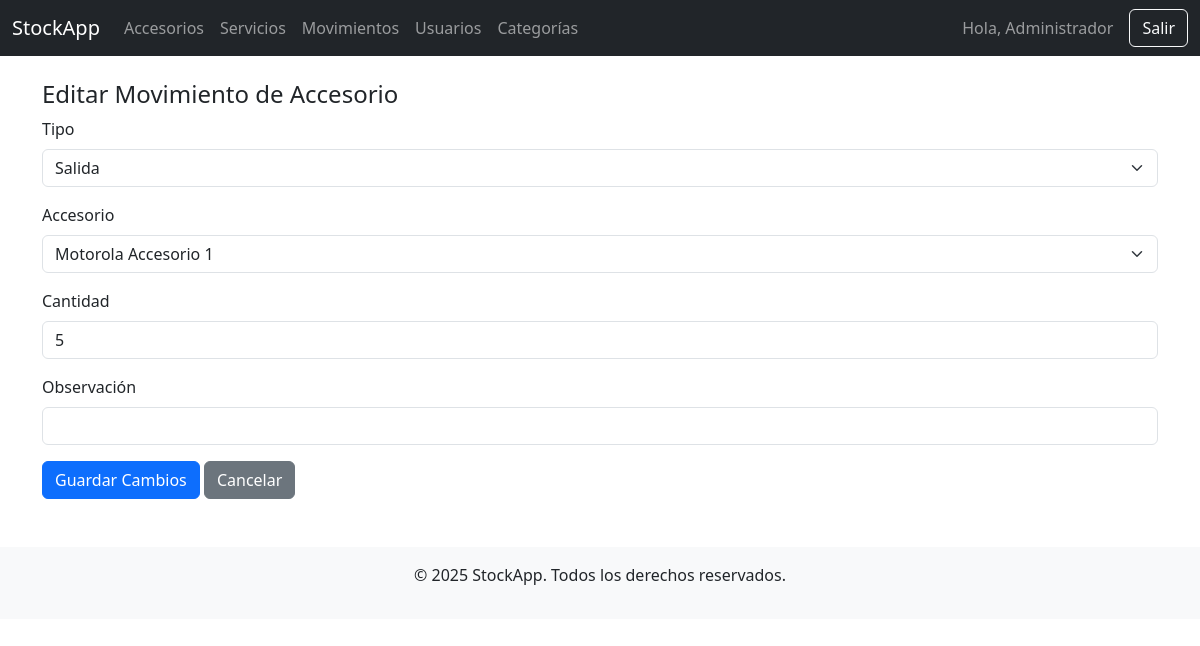
The app's page /movimientos/editar_accesorio.php?id=11 (signed in) with its own data.
### tables this page shows
CREATE TABLE `movimientos` (
  `id` int(11) NOT NULL,
  `usuario_id` int(11) DEFAULT NULL,
  `tipo` enum('entrada','salida','servicio') NOT NULL,
  `sector` enum('accesorio','servicio') NOT NULL,
  `item_id` int(11) NOT NULL,
  `cantidad` int(11) NOT NULL,
  `total` decimal(10,2) NOT NULL,
  `observacion` text DEFAULT NULL,
  `activo` tinyint(1) DEFAULT 1,
  `creado_en` timestamp NOT NULL DEFAULT current_timestamp()
);

### movimientos/editar_accesorio.php (the view, shortened to what this page needs)
<?php
require_once '../config/database.php';
$id = $_GET['id'] ?? null;
$stmt = $pdo->prepare("SELECT * FROM movimientos WHERE id = ? AND sector = 'accesorio'");
$stmt->execute([$id]);
$mov = $stmt->fetch();
$accesorios = $pdo->query("SELECT id, CONCAT(marca, ' ', nombre) AS nombre FROM accesorios WHERE activo = 1 ORDER BY nombre")->fetchAll();
?>
<?php include '../includes/header.php'; ?>
<?php include '../includes/navbar.php'; ?>
<div class="container mt-4">
    <h4>Editar Movimiento de Accesorio</h4>
    <form method="POST" class="row g-3">
        <div class="col-12">
            <label class="form-label">Tipo</label>
            <select name="tipo" class="form-select" required>
                <option value="salida" <?= $mov['tipo'] === 'salida' ? 'selected' : '' ?>>Salida</option>
            </select>
        </div>
        <div class="col-12">
            <label class="form-label">Accesorio</label>
            <select name="item_id" class="form-select" required>
                <?php foreach ($accesorios as $a): ?>
                    <option value="<?= $a['id'] ?>" <?= $a['id'] == $mov['item_id'] ? 'selected' : '' ?>>
                        <?= htmlspecialchars($a['nombre']) ?>
                    </option>
                <?php endforeach; ?>
            </select>
        </div>
        <div class="col-12">
            <label class="form-label">Cantidad</label>
            <input type="number" name="cantidad" class="form-control" min="1" value="<?= $mov['cantidad'] ?>" required>
        </div>
        <div class="col-12">
            <label class="form-label">Observación</label>
            <input type="text" name="observacion" class="form-control" value="<?= htmlspecialchars($mov['observacion']) ?>">
        </div>
        <div class="col-12">
            <button type="submit" class="btn btn-primary">Guardar Cambios</button>
            <a href="historial.php" class="btn btn-secondary">Cancelar</a>
        </div>
    </form>
</div>
<?php include '../includes/footer.php'; ?>

### records on screen
movimientos: tipo "Salida", item_id "Motorola Accesorio 1", cantidad "5"

### other values on screen
$_SESSION['nombre'] "Administrador"
